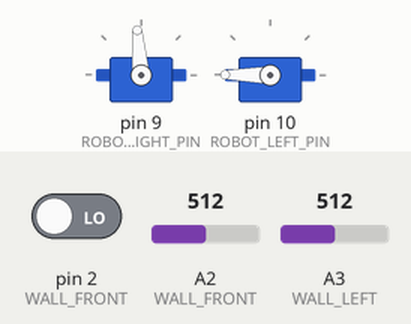
Recording of a sketch running on a simulated Arduino Uno, built with avr-gcc and run on an emulated ATmega328P. Parts: 2 × servo. The inputs (shaded band) are chosen by the test bench; at power-on: A3 (WALL_LEFT) = 512, pin 2 (WALL_FRONT) LOW, A2 (WALL_FRONT) = 512. What the sketch prints to the serial monitor is not drawn.

Above: at 1.2 s.
Timing chart, 0 to 0.1 s (numbered marks = the images above; inputs shaded):
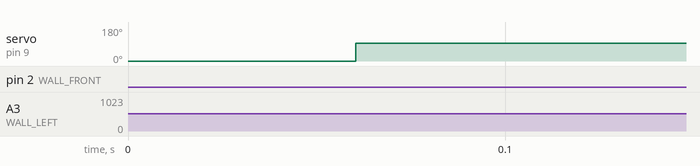

The sketch:

test_line_and_wall.ino
```cpp
/*
milestone 2 code with FSMs where we integrated line sensor, wall
sensor, robot movement, microphone, and ir all in one.
*/

#define WALL_FRONT 2
#define WALL_LEFT 3
#define WAITTIME 800

#define RED_LED 7
#define YELLOW_LED 8

#include "robot.h"
#include "line_sensor.h"
//#include "fft_lib.h"


uint32_t u32wait;
uint16_t FRONTWALL;
uint16_t LEFTWALL;

void toggle_LED(uint8_t &pin){

    int set = digitalRead(pin) ? LOW : HIGH;
    digitalWrite(pin, set);
    pinMode(WALL_FRONT, INPUT_PULLUP);
    pinMode(WALL_LEFT, INPUT_PULLUP);
}


void setup() {
  Serial.begin(115200);
    line_sensor_init();
    robot_init();
    u32wait = millis();
     R.attach(ROBOT_RIGHT_PIN);
        L.attach(ROBOT_LEFT_PIN);
        robot_move(forward);
}

void loop() {

            FRONTWALL = analogRead(WALL_FRONT);
            LEFTWALL = analogRead(WALL_LEFT);


            if(SENSOR0_READING<55 && SENSOR1_READING<55){
                //Serial.print(F("SENSOR0 READING: "));Serial.println(SENSOR0_READING);
                //Serial.print(F("SENSOR1 READING: "));Serial.println(SENSOR1_READING);
                //Serial.print(F("LEFT WALL READING: "));Serial.println(LEFTWALL);
                //Serial.print(F("FRONT WALL READING: "));Serial.println(FRONTWALL);
                if(LEFTWALL < 200){
                    robot_move(left);

                    //digitalWrite(RED_LED,HIGH);

                    //digitalWrite(RED_LED,LOW);
                } else if (FRONTWALL > 115) {
                    robot_move(right);
                    //digitalWrite(YELLOW_LED,HIGH);

                    //digitalWrite(YELLOW_LED,LOW);
                } else {
                    Serial.println("forward");
                    robot_move(forward);

                }
                //robot_move(left);
                //delay(1000);
            }else if(SENSOR1_READING < 55){ //Sensor1 Threshold: 400
                robot_move(adj_right);
            }else if(SENSOR0_READING < 55){ //Sensor0 Threshold: 50
                robot_move(adj_left);
            }else{
                //Serial.println("forward");
                robot_move(forward);
            }
}
```

line_sensor.h
```cpp
#define SENSOR0_PIN 2 //left sensor
#define SENSOR1_PIN 3 //right sensor


// These variables are marked 'volatile' to inform the compiler that they can change
// at any time (as they are set by hardware interrupts).
volatile long SENSOR0_TIMER;
volatile long SENSOR1_TIMER;

// Consider smoothing this value with your favorite smoothing technique (exponential moving average?)
volatile int SENSOR0_READING;
volatile int SENSOR1_READING;


void SENSOR0_ISR();
void SENSOR1_ISR();
void setup_sensor(int pin, long *sensor_timer);
void line_sensor_init();

/**
 * @brief
 *  Interrupt handler for sensor 0. Triggered as a result of digital signal
 * changing states from high to low.
*/
void SENSOR0_ISR() {
  // The sensor light reading is inversely proportional to the time taken
  // for the pin to fall from high to low. Lower values mean lighter colors.
  SENSOR0_READING = micros() - SENSOR0_TIMER;
  // Reset the sensor for another reading
  //Serial.print("sensor0 reading: ");Serial.println(SENSOR0_READING);
  setup_sensor(SENSOR0_PIN,&SENSOR0_TIMER);
}

void SENSOR1_ISR() {
  SENSOR1_READING = micros() - SENSOR1_TIMER;
  //Serial.print("sensor1 reading: ");Serial.println(SENSOR1_READING);
  setup_sensor(SENSOR1_PIN,&SENSOR1_TIMER);
}


/**
 * @brief
 *  initializes a sensor with an interrupt. There are 2 interrupts available
 * for digital state changes.
 * @param
 *  pin: Arduino digital pin
 *  sensor_timer: timer for sensor that times how long it takes for state
 * change
*/
// A digital write is required to trigger a sensor reading.
void setup_sensor(int pin, long *sensor_timer) {
  *sensor_timer = micros();
  pinMode(pin, OUTPUT);
  digitalWrite(pin, HIGH);
  pinMode(pin, INPUT);
}

/**
 * Initializes the two line sensors
*/
void line_sensor_init(){
    // Tell the compiler which pin to associate with which ISR
  attachInterrupt(digitalPinToInterrupt(SENSOR0_PIN), SENSOR0_ISR, LOW);
  attachInterrupt(digitalPinToInterrupt(SENSOR1_PIN), SENSOR1_ISR, LOW);

  // Setup the sensors
  setup_sensor(SENSOR0_PIN, &SENSOR0_TIMER);
  setup_sensor(SENSOR1_PIN, &SENSOR1_TIMER);

}
```

robot.h
```cpp
#include <Servo.h>

#define ROBOT_RIGHT_PIN 9
#define ROBOT_LEFT_PIN 10

Servo R;
Servo L;


enum DIRECTIONS {
  right,
  left,
  forward,
    rstop,
    adj_right,
    adj_left,
    back
};

void robot_move(DIRECTIONS dir){
    /*if(dir != rstop && (!R.attached() || !L.attached())){
        Serial.println("in if attach");
        R.attach(ROBOT_RIGHT_PIN);
        L.attach(ROBOT_LEFT_PIN);
    }else if(dir == rstop){
        R.detach();
        L.detach();
    }*/
    switch (dir){ //NEED SOME CALIBRATION
        case right:
            L.write(180);
            R.write(95);
            Serial.println("right");
            break;

        case left:
            L.write(95);
            R.write(0);
            Serial.println("left");
            break;
        case forward:
            L.write(180);
            R.write(0);
            //Serial.println("forward");
            break;
        case rstop:
            L.write(90);
            R.write(90);
            Serial.println("stopped");
            break;
        case adj_left:
            L.write(95);
            R.write(0);
            //Serial.println("adjust left");
            break;
        case adj_right:
            L.write(180);
            R.write(85);
            //Serial.println("adjust right");
            break;
        case back:
            L.write(0);
            R.write(180);
            Serial.println("back");
            break;
    }

}


void robot_init(){
  robot_move(rstop);
}


void robot_calibrate(){
    robot_move(right);
    delay(10000);
    robot_move(left);
    delay(10000);
    robot_move(forward);
    delay(10000);
    robot_move(rstop);
    delay(10000);
    robot_move(back);
    delay(10000);

}
```
